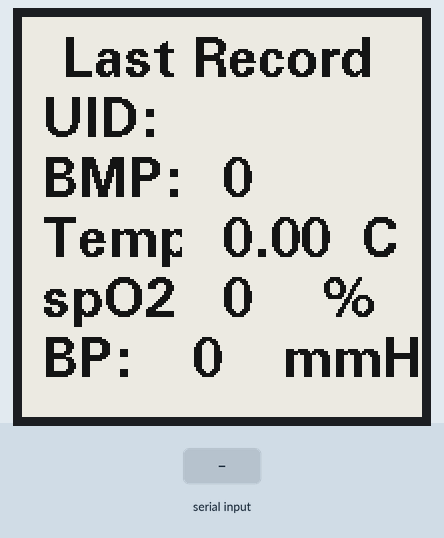
Recording of a sketch running on a simulated Arduino Uno, built for the host (arithmetic inside an expression is 32-bit, double 64-bit). Parts: 200×200 one-colour display. The test bench sets the inputs (shaded band). What the sketch prints to the serial monitor is not drawn.

Above: at 4.4 s.
4.5 s: "T90\n" received over the second serial link
At 5.6 s:
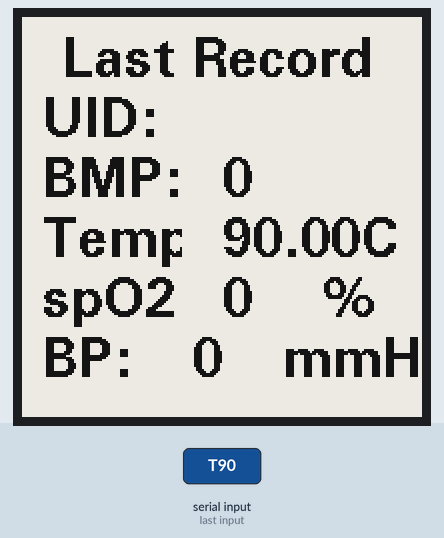
6.7 s: "B90\n" received over the second serial link
At 8.4 s:
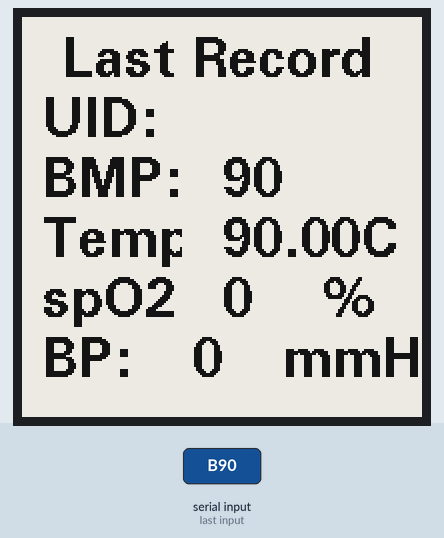
8.7 s: "O90\n" received over the second serial link
At 10.4 s:
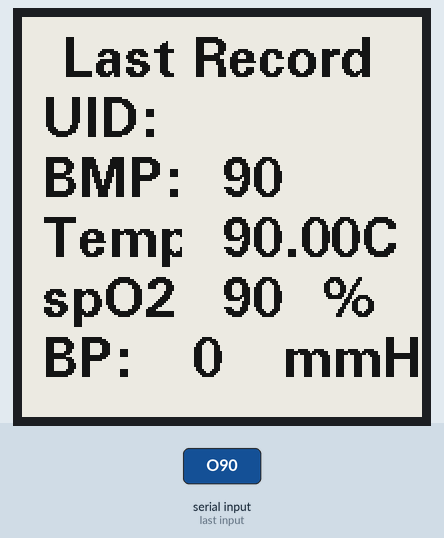
10.7 s: "P90\n" received over the second serial link
At 12.5 s:
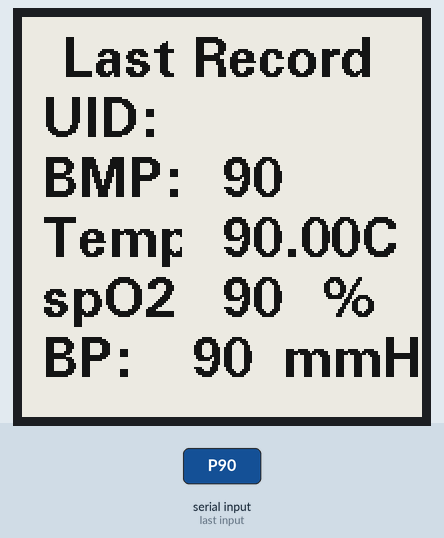
Timing chart, 0 to 13.7 s (numbered marks = the images above; inputs shaded):
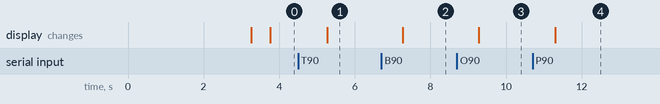

The sketch:

Project_Micro.ino
```cpp
//communication
#include <SoftwareSerial.h>
// Define a Software Serial object and the used pins
SoftwareSerial softSerial(10, 11);
char Type;
int  Data;
float Temp;
int BPM;
int SPO2;
int BloodPressure;
int ID;
String UID;
int count=0;
//e-Paper
// this part of code has been explained in Sec.D.2

//if you have another microcontroller or another e-ink display module you have to change the following line
#include <GxEPD2_BW.h>
#include <GxEPD2_3C.h> // including both doesn't use more code or ram
#include <U8g2_for_Adafruit_GFX.h>
#define ENABLE_GxEPD2_GFX 0
#define MAX_DISPLAY_BUFFER_SIZE 800
#define MAX_HEIGHT(EPD) (EPD::HEIGHT <= MAX_DISPLAY_BUFFER_SIZE / (EPD::WIDTH / 8) ? EPD::HEIGHT : MAX_DISPLAY_BUFFER_SIZE / (EPD::WIDTH / 8))
GxEPD2_BW<GxEPD2_154_D67, MAX_HEIGHT(GxEPD2_154_D67)> display(GxEPD2_154_D67(/*CS=10*/ A0, /*DC=*/ 7, /*RST=*/ 8, /*BUSY=*/ 9)); // GDEH0154D67 200x200
U8G2_FOR_ADAFRUIT_GFX u8g2Fonts;


void setup() {
  // put your setup code here, to run once:

 Communication_Setup  ();
ePaperSetup();
Serial.begin(9600);
}

void loop() {
  // put your main code here, to run repeatedly:
  Communication ();

 epaper();
}


void Communication_Setup  (){

softSerial.begin(19200);


}
void Communication ()  {

  if (softSerial.available())  {
     char Type = softSerial.read();
   Serial.println(Type);
     if (Type=='T'){

Temp=softSerial.parseFloat();
Serial.println("Temp:");
Serial.println(Temp);

  }else if (Type=='B'){

BPM=softSerial.parseInt();
  Serial.println("BMP:");
  Serial.println(BPM);
  }else if (Type=='O'){

SPO2=softSerial.parseFloat();
 Serial.println("SPO2");
 Serial.println(SPO2);
  }else if (Type=='P'){

BloodPressure=softSerial.parseInt();
 Serial.println("Blood Pressure");
 Serial.println(BloodPressure);
  }else if (Type=='I'){

ID=softSerial.parseInt();
 Serial.println("ID");
 Serial.println(ID);
if(ID==1){
UID="04125042";


}else if (ID==2){
UID="CCF51E30";
  }


}}}
void ePaperSetup(){

display.init();
  display.setTextColor(GxEPD_BLACK);
  display.firstPage();
    display.setRotation(3);

  u8g2Fonts.begin(display); // connect u8g2 procedures to Adafruit GFX
  delay(1000);

  uint16_t bg = GxEPD_WHITE;
  uint16_t fg = GxEPD_BLACK;
  u8g2Fonts.setForegroundColor(fg);         // apply Adafruit GFX color
  u8g2Fonts.setBackgroundColor(bg);

  do{
    display.fillScreen(GxEPD_WHITE);

    u8g2Fonts.setFont(u8g2_font_fub20_tr);   //font is set
   u8g2Fonts.setCursor(20,30 );             //cursor(x,y)
    u8g2Fonts.print("Last Record ");

    u8g2Fonts.setCursor(10,60 );             //cursor(x,y)

    u8g2Fonts.print("UID: ");   //print the text
    u8g2Fonts.setCursor(10, 90);       //cursor(x,y)

    u8g2Fonts.print("BMP: ");
 u8g2Fonts.setCursor(10, 120);             //cursor(x,y)
    u8g2Fonts.print("Temp: ");

 u8g2Fonts.setCursor(10, 150);             //cursor(x,y)
    u8g2Fonts.print("spO2: ");
    u8g2Fonts.setCursor(10, 180);             //cursor(x,y)
    u8g2Fonts.print("BP: ");


  }while (display.nextPage());


}
void epaper(){

display.setPartialWindow(80,40, 200, 200);
  display.firstPage();

  do{

    display.fillScreen(GxEPD_WHITE);
    u8g2Fonts.setCursor(80, 60);

    u8g2Fonts.print(UID);

     u8g2Fonts.setCursor(100, 90);
    u8g2Fonts.print(BPM);

    u8g2Fonts.setCursor(100, 120);
    u8g2Fonts.print(Temp);
        u8g2Fonts.setCursor(170, 120);
    u8g2Fonts.print("C");
    u8g2Fonts.setCursor(100, 150);
    u8g2Fonts.print(SPO2);
       u8g2Fonts.setCursor(150, 150);
    u8g2Fonts.print("%");
  u8g2Fonts.setCursor(85, 180);
    u8g2Fonts.print(BloodPressure);
       u8g2Fonts.setCursor(130, 180);
    u8g2Fonts.print("mmHg");


  }while(display.nextPage());
}
```

Measured:
- after the input at 4.5 s, the display: changes after 0.76 s (image 1)
- after the input at 6.7 s, the display: changes after 0.57 s (image 2)
- after the input at 8.7 s, the display: changes after 0.58 s (image 3)
- after the input at 10.7 s, the display: changes after 0.59 s (image 4)
